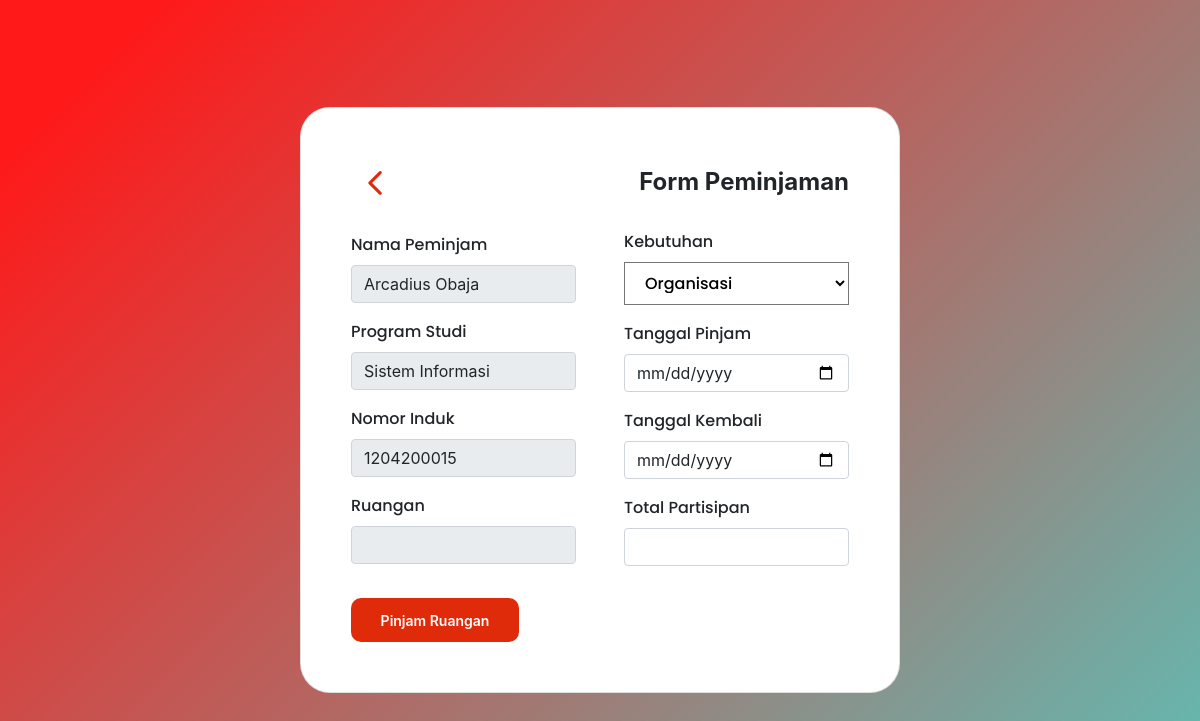
The app's page /pages/stack/formruang.php (signed in) with its own data.
### tables this page shows
CREATE TABLE `user` (
  `id_user` int(11) NOT NULL,
  `no_induk` char(10) NOT NULL,
  `level` enum('admin','mahasiswa') NOT NULL,
  `username` varchar(40) NOT NULL,
  `password` varchar(40) NOT NULL,
  `status` enum('belum pinjam','sudah pinjam','menunggu validasi') NOT NULL DEFAULT 'belum pinjam',
  `prodi` varchar(40) NOT NULL,
  `email` varchar(40) NOT NULL
);

### pages/stack/formruang.php (the view, shortened to what this page needs)
<?php
require('../../connections/connection.php');
if(isset($_SESSION["login"])){
  $user = $_SESSION['user'];
  $q = mysqli_query($conn, "SELECT * FROM user WHERE no_induk = $user");
  $data = mysqli_fetch_array($q);
}
?>
<!DOCTYPE html>
<html lang="en">
  <head>
    <link
      href="https://cdn.jsdelivr.net/npm/bootstrap@5.0.2/dist/css/bootstrap.min.css"
      rel="stylesheet"
    />
    <link rel="stylesheet" href="../../assets/dist/css/formruangan.css">
  </head>
  <body>
    <div class="global-container">
      <div class="card formulir">
        <div class="body">
          <a href="../asset.php">
            <span class="material-symbols-rounded"> chevron_left </span></a
          >
          <h3>Form Peminjaman</h3>
        </div>
        <div class="form">
          <form action="" method="post">
           <div class="form-container">
             <div class="mt-3 mb-3">
              <div class="mb-3">
                <label for="namaPeminjam" class="form-label"
                  >Nama Peminjam</label
                >
                <input
                  type="text"
                  name="namaPeminjam"
                  class="form-control"
                  id="namaPeminjam"
                  value="<?= $data['username'] ?>"
                  readonly
                />
              </div>
              <div class="mb-3">
                <label for="programstudi" class="form-label"
                  >Program Studi</label
                >
                <input
                  type="text"
                  name="programstudi"
                  class="form-control"
                  id="programstudi"
                  value="<?= $data['prodi'] ?>"
                  readonly
                />
              </div>
              <div class="mb-3">
                <label for="nomorinduk" class="form-label">Nomor Induk</label>
                <input
                  type="text"
                  name="nomorinduk"
                  class="form-control"
                  id="nomorinduk"
                  value="<?= $data['no_induk'] ?>"
                  readonly
                />
              </div>
              <div class="mb-3">
                <label for="namaRuangan" class="form-label">Ruangan</label>
                <input
                  type="text"
                  name="namaRuangan"
                  class="form-control"
                  id="namaRuangan"
                  value="<?= $ruang['ruangan'] ?>"
                  readonly
                />
              </div>
            </div>
            <div class="mt-3 mb-3">
              <div class="mb-3 drop">
                <label for="kebutuhan" class="form-label">Kebutuhan</label>
                <select name="kebutuhan" id="kebutuhan" required>
                  <option value="ormawa">Organisasi</option>
                </select>
              </div>
              <div class="mb-3 mt-3">
                <label for="tanggalPinjam" class="form-label"
                  >Tanggal Pinjam</label
                >
                <input
                  type="date"
                  name="tanggalPinjam"
                  class="form-control"
                  id="tanggalPinjam"
                  required
                />
              </div>
              <div class="mb-3 mt-3">
                <label for="tanggalKembali" class="form-label"
                  >Tanggal Kembali</label
                >
                <input
                  type="date"
                  name="tanggalKembali"
                  class="form-control"
                  id="tanggalKembali"
                  required
                />
              </div>
              <div class="mb-3 mt-3">
                <label for="totalPartisipan" class="form-label"
                  >Total Partisipan</label
                >
                <input
                  type="number"
                  name="totalPartisipan"
                  class="form-control"
                  id="totalPartisipan"
                  required
                />
              </div>
            </div>
           </div>
            <button type="submit" class="button-submit" name="tombol_pinjam">
                  Pinjam Ruangan
            </button>
          </form>
        </div>
      </div>
    </div>
  </body>
</html>

### records on screen
user: namaPeminjam "Arcadius Obaja", programstudi "Sistem Informasi", nomorinduk "1204200015"
